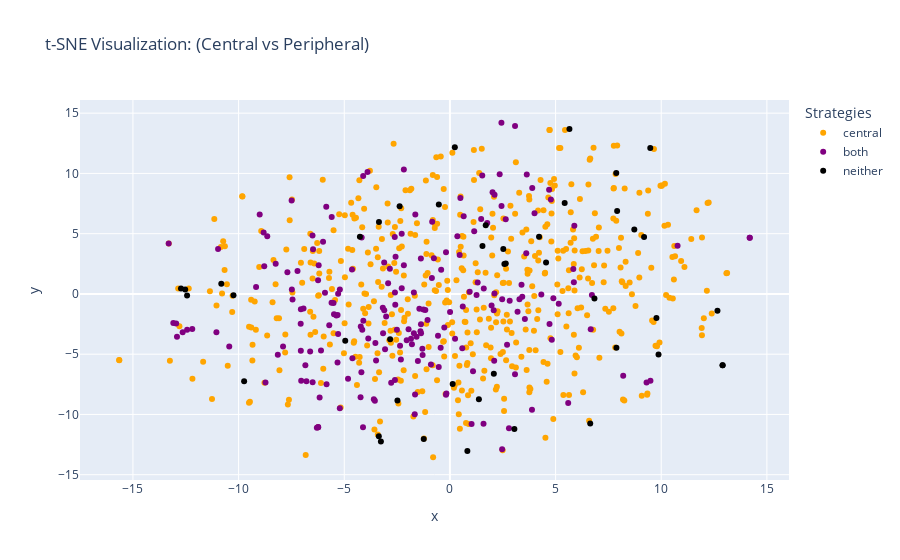

Notebook code cell kept with this figure:
### Code cell
contrast_plot("central", "peripheral")

### Figure 1 — Plotly figure (JSON) as saved in the notebook; plotly's stock layout.template omitted (floating-point values rounded to 4 significant figures; data arrays with more than 128 entries replaced by an {"elided": "..."} marker saying what was removed)
{"data": [{"customdata": {"elided": "492x2 str values"}, "hovertemplate": "Strategies=central<br>x=%{x}<br>y=%{y}<br>Message=%{customdata[0]}<br>Strategies Used=%{customdata[1]}<extra></extra>", "legendgroup": "central", "marker": {"color": "orange", "symbol": "circle"}, "mode": "markers", "name": "central", "orientation": "v", "showlegend": true, "type": "scatter", "x": {"elided": "492 float values"}, "xaxis": "x", "y": {"elided": "492 float values"}, "yaxis": "y"}, {"customdata": {"elided": "194x2 str values"}, "hovertemplate": "Strategies=both<br>x=%{x}<br>y=%{y}<br>Message=%{customdata[0]}<br>Strategies Used=%{customdata[1]}<extra></extra>", "legendgroup": "both", "marker": {"color": "purple", "symbol": "circle"}, "mode": "markers", "name": "both", "orientation": "v", "showlegend": true, "type": "scatter", "x": {"elided": "194 float values"}, "xaxis": "x", "y": {"elided": "194 float values"}, "yaxis": "y"}, {"customdata": [["The electoral college ignores the will of the American people because it makes it possible to win a presidential election without the majority of voters. For example, in theory a president can get<br>enough votes to win an election with just 23% of the vote. This system makes it possible for a minority of the country to rule over the substantial majority. Clearly this goes against core principles<br>of democracy. At the moment, battleground states determine the result of each election, and so candidates must only appeal to a minority of states instead of the whole country. This gives a few states<br>the power to control the entire nation’s future. In addition, the electoral college means the votes of Americans in non-battleground states are usually not decisive or even meaningful.", "attractiveness, authority"], ["The U.S. should not spend more on infrastructure than it is spending. Taxes and subsidies can help support economic growth and promote economic growth. Preventing the influx of new vehicles and<br>facilities will help reduce the federal deficit.  Overall, the U.S. should spend more on infrastructure spending, and contribute more to its economy.", "attractiveness, authority"], ["Allowing terminally ill patients to end their lives via assisted suicide respects patients' autonomy, relieves their suffering, and is safe from abuse. Since patients make their own healthcare<br>decisions throughout life — by determining which medical treatments they will have — they should also have a say in the circumstances of their deaths. For terminal illnesses that cause patients<br>unmanageable suffering, assisted suicide is also humane and compassionate. Importantly, there are many safeguards to prevent abuse of the policy. For example, there is a strict requirement that a<br>patient choosing assisted suicide be informed of all end-of-life options, and that at least two witnesses confirm that the patient is making the request of their own free will. These safeguards remove<br>most of the main concerns about assisted suicide policy. If assisted suicide is not available, patients may try to do it themselves anyway. This is much worse for everyone, especially their loved<br>ones.", "attractiveness, authority"], ["The argument of the US should not allow affirmative action programs is a common argument often used to promote policies of an individual or a group. However, in the case of an organization or<br>individual that opposes affirmative action programs, it may be important to include other arguments such as the need for fair employment practices, the rights and protections of individual rights, and<br>the rights of vulnerable groups in order to persuade their audience to agree with the stance.", "attractiveness, authority"], ["The issue of affirmative action has long been a topic of debate between many people and it is important to note that it is not the responsibility of the government to decide on policies such as these.<br>Instead, the responsibility should be placed on individuals to actively engage in decision-making processes, seek out information and research, and ensure that their own values and beliefs are taken<br>into account. There are ample examples of successful affirmative action programs, such as those implemented by colleges and universities in the U.S., that have benefited individuals from all<br>backgrounds. It is time for the U.S. to move past its past and prioritize the well-being of its citizens, rather than relying on outdated and ineffective policies.", "attractiveness, authority"], ["The transition from private managed pensions to public managed pensions is a step forward, ensuring that the public employees have the knowledge, insight, and initiative to implement the transition.<br>Help stimulate more public employee participation in their work and create a better working environment for them and their families.", "attractiveness, authority"], ["As an empathetic nation, it is time for us to discuss and reconsider the issue of allowing terminally ill patients to end their own lives via assisted suicide. This issue is not only one of compassion<br>and love, but also of responsibility and the preservation of life. The argument for permitting assisted suicide highlights the suffering and pain these patients are undergoing as they slowly lose<br>their fight against illness, yet they are unable to control their situation themselves. This law would give them the option to take control of their own end, ensuring their quality of life is not<br>compromised. By taking this step, we are not only treating the terminally ill, but also acknowledging the importance of human dignity and the right to make one’s own choices when it comes to life. It<br>is time to end this debate and begin a new era of compassionate care for those who need it the most.", "attractiveness, authority"], ["Hopefully, I understand the intent of the question and answer format and you have reached the understanding of the question and answer structure that I need. It is important to note that there are<br>other individuals, teachers, and peers who have similarly agreed to the same viewpoint, but the scope of the opinion is not limited to just \"individuals.\"", "attractiveness"], ["Here's a feasible plan to address this issue: If You are considering offering a discount code to apply to any personal assistance and/or support, please ask them to provide a website or other social<br>media platform that they could share. They will offer free internet searches, fitness classes, and special events, and this plan is unlikely to escalate.", "attractiveness"], ["One well-known objection to legislation is the need for continuous improvement in technology. However, the continuing progress of the U.S. economy remains a matter of debate, making it easier for<br>human beings to construct their own devices, just as the U.S. should adopt.", "attractiveness, authority"], ["To answer this question, please highlight the words \"completely empty\".  For example, to deliver the most valued outcomes in the workplace, you must complete the following sentence with a simple line.<br>Instead of saying \"system\", the average employee will receive the right outcome regardless of the outcome of its employee.  Since being in control of the economy, you can define the terms \"system\",<br>\"nuts\", 'guaranteed minimum wage' and 'new business'. Don't remember why you should trade for bad days.", "attractiveness"], ["One of the fundamental rights that every citizen in a democracy enjoys is the right to vote. This right is granted to individuals based on their eligibility and not because of their past actions.<br>Being a convicted felon does not diminish an individual's right to vote. Instead, it is a mistake or a mistake in judgment that they have served their time in prison and are now ready to regain their<br>rights. Furthermore, havingfelons vote is not going to impinge on the safety and security of our nation as studies have shown that it is not correlated with a higher rate of crime. By denying<br>convicted felons the right to vote, we are not only denying them their right, but we are also denying our nation of their potential voice in our democracy. It is our responsibility to ensure that our<br>democracy remains robust, and one of the best ways to do that is by ensuring that everyone who wants to participate has the right to do so.", "attractiveness, authority"], ["\"It's time for our youth to experience the freedom and hope that comes from growing up in solitude. This isolation can have profound effects on their mental and physical wellbeing, and it's up to the<br>U.S. government to ensure that our youth are not subjected to this form of abuse. There is no justification for the use of solitary confinement for juveniles, and it's essential that we act to prevent<br>it from ever being implemented. A ban on solitary confinement would not only be cruel and inhumane, but it would also perpetuate the cycle of poverty and despair. So, let us not be silent while our<br>government ignores the cries of our youth. Please do not oppose this message.\"", "attractiveness"], ["Sure, we can all support the position of the United States on the issue of allowing terminally ill patients to end their lives via assisted suicide, but here is what is necessary to convince everyone<br>to vote for it.  First and foremost, the issue of assisted suicide should be discussed in a wide-ranging and inclusive way, so that it is clear that the issue is not just confined to one particular<br>group of people.   Second, it is important that the issue of assisted suicide is considered in a non-judgmental and empathetic manner, in a way that acknowledges the humanity of all people affected by<br>the issue. This means that the person asking for the issue, who is not feeling well and suffering, must be able to fully express her or his concerns in a manner that is sensitive, empathetic, and<br>respectful.  Third, the right of people to decide whether or not they want to participate in assisted suicide must be respected and upheld. This includes the ability for individuals to voice their<br>concerns and decisions directly, without fear of retaliation or retaliation by the government.  Finally, the issue of assisted suicide should be debated in an inclusive and balanced manner, by<br>including all those who have been affected by the issue and are affected by its consequences. It is important that this discussion is not just an ideological battle about the best course of action for<br>one group of people, but rather one about what is best for all people.  So, with these five points in mind, we can easily make a persuasive argument for the support of allowing terminally ill patients<br>to end their lives via assisted suicide.", "attractiveness, authority"], ["It is time for the United States to take a stand against the ongoing mistreatment of juveniles in prisons. Solitary confinement is a practice that has been condemned by the UN Human Rights Commission<br>and the American Medical Association, yet it continues to be used by some states as a punitive measure for juvenile offenders. It is time for the U.S. to acknowledge that these children are humans,<br>not numbers, and to take a stand against the unnecessary and inhumane treatment they are being subjected to.", "attractiveness, authority"], ["Before we read a solution to the problem we should provide a solution that addresses the current situation. If we have difficulty reading from a solved solution, the solution can be shown in action<br>here or at risk through a submission. When it is shown is to be the correct solution, it is most appropriate for you to make a decision about that solution. Remember to give up on your decision based<br>on the issues you are asking for your solution.  Discussion: The problem with post-processing and processing is that you still have the basics. Since it is simple to read, your post should focus on<br>the details and save attention. In other words, you should focus on the basic details of the code that is taking away from it.  Lastly, the point is to cite your proposed solution on your own. By<br>doing so, it is safe to spend all your time researching the latest trends before submitting your application. With postprocessing, you can devote your energy to informing the development, promotions,<br>and activities of the application. By editing your post-process database, it’s important that you take care of all things relevant to your applications so that you have the opportunity to do as much<br>as possible as possible.", "attractiveness"], ["You have answered this question correctly and that's what the U.S. should do. However, the U.S. should be careful not to distract from the issue before it gets ugly.", ""], ["One powerful argument in favor of allowing terminally ill patients to end their lives via assisted suicide is the fundamental issue of human rights. When faced with a terminal illness and the<br>knowledge that the rest of one's life will be filled with pain and suffering, the right to choose how one passes away should be a fundamental human right. Every human being has the right to control<br>their own body, and to end one's life in the face of terminal illness should be considered a form of self-defense against an illness that will ultimately cause immense suffering. Allowing assisted<br>suicide also respects the wishes of the patient, ensuring that they have the power to decide how they want to live or die, rather than allowing their lives to be prolonged in a manner that they may no<br>longer want. It is a matter of upholding the sanctity of life, but also respecting the inherent dignity of every individual.", "attractiveness, authority"], ["The United States has long-standing investments in foreign aid, which is critical to supporting countries in times of need. In this case, we must not sacrifice our values and ideals to support a<br>select few. Reducing foreign aid spending is a critical step towards ensuring that the United States remains a global leader.  The U.S. has a rich history of philanthropy, with countless contributions<br>from Americans to various charitable causes. Our government spends a significant amount of money on military and foreign aid. But this is not the only way to support our allies, and it does not take<br>away from the critical role of foreign aid.  Instead of decreasing foreign aid spending, we can instead leverage our strengths and invest in areas that our government deems to be most important. This<br>includes supporting education, health care, and infrastructure development. We can also leverage our political will, diplomatic talent, and diplomatic influence to help our partners and allies in the<br>world.  By reducing foreign aid spending, we can strengthen our relationship with our allies and partners and ensure that we remain the greatest global power. We owe it to ourselves and our own<br>interests to prioritize this.", "attractiveness, authority"], ["Finally, watch for clues toward the conduct of defense. Here, it is fair to consider whether some form of government accountability is fair. Nevertheless, the free will is more useful for developing<br>policies and guidelines, as it is common in today's society.", "attractiveness, authority"], ["I can only offer up one argument. However, please keep in mind that this argument is purely hypothetical and may change over time as new evidence and insights become available. However, I can provide<br>you with a persuasive argument that persuades people to support a certain position or stance.", "attractiveness, authority"], ["Convicted felons should have the right to vote, not because they are innocent, but because it is their fundamental right to participate in the democratic process. Every citizen, no matter where they<br>come from, has a right to cast their vote. When we deny convicted felons their right to vote, we undermine their ability to have their voices heard in government and we deny them the opportunity to<br>shape their own destiny. We cannot accept the idea that some people are more equal than others simply based on their background or the way they were born. By denying these people the right to vote, we<br>also deny them the right to participate in the democratic process and create a society where everyone is equal.", "attractiveness"], ["Two comments at the outset of the application: \"The first post is to outline guidelines for improving the use of social media while protecting the privacy of the user. You must take input and input<br>appropriate feedback according to the state of your mobile device. The text is written to provide clear and intuitive access to the right social media platform and provide additional inputs, including<br>personal notes, online documents, and other social media services.\"", "attractiveness"], ["Give peace in your thoughts about healthcare this week, to help us find and expand our organization in order to help patients with chronic conditions.", "attractiveness"], ["I would suggest that the U.S. should abolish the electoral college to fight for the rights of the electorates and support democratic representation in its electoral college.", "attractiveness, authority"], ["Terminally ill patients should be given a self-administered program that supports mid-life treatment. Here, the program provides advice, motivation, advice, and advice to help patients who have<br>terminal illnesses. This can be used to identify possible benefits of life-saving interventions.  For more information on Terminally Ill patients, see The Medical Management of Terminally Ill<br>patients.  Overall, written persuasive messages can be delivered using a variety of methods, including direct email, written documents, video presentations, and audio presentations. These techniques<br>can help patients learn about the possibility of dying, return to their former self, and escape from their depression.", "attractiveness"], ["The U.S. Constitution guarantees the rights of citizens of the United States to have fair, fair and equal treatment across borders. The right to vote is important as it provides the ultimate<br>opportunity to improve the lives of convicted felons and facilitate civil rights movements.", "attractiveness, authority"], ["In recent years, America has faced several challenges, but one of the biggest challenges is the continued practice of using biased criteria to select job candidates for consideration for jobs and<br>educational opportunities. This issue stance argues that it is the United States’ right and duty to take action to eliminate the practice of using affirmative action in our country. By allowing for<br>the use of these programs, our country is perpetuating negative stereotypes, perpetuating biases, and perpetuating a path of inequality. This message is not a negative one, but rather an assertion of<br>our country's strengths and values. By advocating for a shift in the way we evaluate and select candidates, America stands to truly improve.", "attractiveness, authority"], ["The U.S. is a multi-constitutional country, with multiple means of governance, including the electoral college. Instead of having the election of the President decided by a small number of voters from<br>each state, rather than nationwide, the U.S. would benefit from the adoption of the system of popular voting, which gives more weight to the will of the people as a whole.   By abolishing the<br>electoral college, the will of the people would be represented more accurately, and a candidate who did not receive a majority of the popular vote would not be guaranteed the Presidency. This could<br>lead to more democracy and transparency, and would prevent the kind of divisive and uninformed campaigns that have plagued previous U.S. presidential elections. It also has the potential to reduce the<br>role of money in politics, which is crucial for a functioning democracy.", "attractiveness, authority"], ["First, let the poor city take responsibility for their own demise and restore their local life. Contact the poor who need the support provided by the wealthy, the rich country, or they travel to<br>America. Get up and make a lasting contribution to this country's military.  #### Conclusion: During the Vietnam War, young women, college, and the rich didn't miss the opportunity. They went into<br>debt with wealthy Americans they loved and truly loved. They love their children and grandchildren for their past achievements, accomplishments, and accomplishments.  Our Mission Statement: We build<br>our country, our culture, and our culture to make it a better place. The truth is that we have an absolute need to communicate, improve ourselves, and make a change in our lives.", "attractiveness, authority"], ["The U.S. should keep back to the comment process, adjust the language, and display it through social media. It can do anything to keep it open for future use, including on my apartment or living in<br>other countries. While I am trying to learn more about how these people influence my decision-making decisions, it is not overpowered or constrained in any way. It could lead me to introduce what I<br>think myself deserves, and my happiness and skills are tied to my decision-making beliefs and moves me further. However, as I may often have some parts in mind, my goals must have an impact on my<br>decision-making for change in life.", ""], ["The use of solitary confinement for juvenile offenders is a serious issue that needs to be addressed. Juveniles are individuals who have not yet reached the age of majority, which is typically 18<br>years old. Despite their potential to wreak havoc on their mental and emotional health, juveniles often suffer the most when they are confined in solitary confinement. This lack of access to human<br>interaction and social support can have long-lasting negative impacts on their mental health and well-being. Banning the use of solitary confinement would send a dangerous message that could harm<br>young people, leading them to become abusers or criminals. By denying juvenile offenders the opportunity to communicate with their families and peers, solitary confinement can have a devastating<br>effect on their mental health and well-being. It is time to recognize the importance of free expression and provide juveniles with the opportunity to communicate and interact with others, regardless<br>of their age.", "attractiveness, authority"], ["Unauthorized submissions and responses should be held up as evidence. However, the appellant must raise this issue as a reasonable argument. It must also be specifically stated to prohibit certain<br>types of litigation from obtaining evidence in order to establish that the appellant is in serious danger.  Granted the application of Section III to the exercise of power but refusing the request to<br>cancel it was arbitrary or unreasonable. While the government may choose to cancel and cancel those proceedings, its conduct and action may not be considered procedural. The only viable means of<br>protecting the appellant is to prevent those individuals holding acts of public policy.  Supplementary Material: If you're faced with the risks of self-help in elections, it's critical that we free<br>ourselves of liability or limitations. Hopefully you and others are friends to find a balance when opposing anything or anyone chooses to fight back.", "attractiveness, authority"], ["The argument I would use to persuade someone to agree with the issue stance: \"The United States should allow terminally ill patients to end their lives via assisted suicide because it is their right<br>as an individual and a human being to determine their own final moments. Terminally ill patients should not be forced to suffer needlessly when they have exhausted all of their treatment options. By<br>allowing terminally ill patients to take control of their own lives, the United States would show respect for the individual dignity of its citizens and ensure that their final moments are lived with<br>dignity, not pain and uncertainty.\"", "attractiveness, authority"], ["When it comes to the right to vote, it is imperative that the United States uphold the fundamental rights of its citizens, including the right to express their opinions freely. For those who have<br>served their time and served the public, it is their duty to continue to contribute their time and talents by participating in the democratic process. The United States should not only grant these<br>citizens the right to vote, but also make it possible for them to exercise their right in confidence. It is a right that should be guaranteed to every American, and it should be protected by the means<br>of law.", ""], ["A response that follows is about a while but improves upon by changing your code. Regimes are examples in which you ask for change and that have been made safe from harm, since there are three<br>elements most important to observe: 1) Play with your child during playing, learning to control children by playing with your child.  2/6 Ways to Explain Your Child About the Child Following play is a<br>completely different process used by you to observe your child’s needs, habits, and current circumstances.", "attractiveness"], ["Ending one's life should be a fundamental right for terminally ill patients, as it brings them the dignity and peace they deserve. Their condition may be painful and debilitating, but it is not their<br>fault. Instead of forcing them to suffer, we as a society should provide them with the means to control their end.  Imagine being diagnosed with a terminal illness, knowing that there is no hope and<br>that the only way out is by waiting until the inevitable finally comes. Wouldn't it be much better to have the option to control how and when we exit this world, instead of having no control over our<br>own fate?  Furthermore, assisted suicide can prevent the terminally ill from enduring excruciating pain, and allows them to peacefully end their suffering. It can also spare their families the pain of<br>watching their loved ones suffer, and free them from the burden of having to care for someone who is terminally ill.  In conclusion, terminally ill patients should have the right to end their lives<br>with dignity, and society has a moral obligation to provide them with this choice. It is not our right to decide how someone else chooses to end their life, it is their choice, and it should be<br>respected.", "attractiveness, authority"], ["The United States should follow its own constitutional admonitions against discriminatory treatment and discriminate against minorities, particularly in light of its history of discriminating against<br>minorities and its history of taking away jobs based on their race or ethnicity.", "attractiveness, authority"], ["One would have the ability to marry a single man. No one would think about divorcemaking in the divorce process and would have created an abusive relationship among men in different circumstances.", "attractiveness"], ["Most importantly, please understand that in the absence of evidence or proof, it is important to consider the possibility of an unfortunate death and never allow patients to be forcibly put to death.<br>After all, it is the moral high ground of all of us who fight with every ounce of conscience, and it's up to the U.S. government to hold every physician and student accountable.", "attractiveness, authority"], ["America's economy is in the midst of a massive transformation. In the past decade, healthcare has been in the midst of a revolution. The U.S. has made enormous strides towards providing healthcare to<br>all, regardless of financial status or ability to pay.  From the perspective of healthcare, privatization has been a long time coming. With government funding and insurance companies providing<br>substandard care, patients have been left out in the cold. This lack of access to quality healthcare is causing unnecessary suffering and pain for many.  The U.S. should increase its efforts to<br>privatize and offer more accessible, affordable and quality healthcare for all. This will improve the lives of millions of citizens, and help to create a more equitable and compassionate nation.", "attractiveness, authority"], ["The U.S. should not decrease foreign aid spending because it sends a negative message to other countries, causing them to feel disrespected and less supported in their own development efforts.<br>Instead, the U.S. should invest more in programs and projects that promote international cooperation and cooperation towards development. By doing so, the U.S. would be more likely to secure its place<br>in the international community, and ultimately, the world's economies and societies as a whole.", "attractiveness, authority"], ["Dear reviewer, thank you for your feedback, and express your opinion to the Editor.", "attractiveness"], ["In summary, I would argue that the use of solitary confinement for juveniles in prison is wrong and should be banned. In solitary confinement, juveniles are isolated from social interactions, which<br>can lead to psychological and physiological damage, including heightened rates of self-harm and anxiety. By locking juveniles in these restrictive conditions, we are essentially treating them as<br>adults and subjecting them to adult prison life, even though their development and emotional maturity can still be different from those of adults. Furthermore, solitary confinement is a form of<br>dehumanization, as it isolates individuals from the rest of society, making it difficult for them to learn from their mistakes and improve their behavior. In conclusion, it is my opinion that we<br>should not ban the use of solitary confinement for juveniles in prison, but rather work to improve prison conditions and treat juveniles humanely, with programs that foster growth, empathy, and self-<br>awareness.", "attractiveness, authority"]], "hovertemplate": "Strategies=neither<br>x=%{x}<br>y=%{y}<br>Message=%{customdata[0]}<br>Strategies Used=%{customdata[1]}<extra></extra>", "legendgroup": "neither", "marker": {"color": "black", "symbol": "circle"}, "mode": "markers", "name": "neither", "orientation": "v", "showlegend": true, "type": "scatter", "x": [6.639, -3.266, -4.953, -12.44, 4.55, -9.738, 4.218, -10.82, 2.526, 0.8254, 12.66, 0.1305, 7.913, 1.695, 7.88, -4.259, 9.872, -10.24, 9.188, 3.051, -12.73, 1.372, 2.578, 5.43, 5.656, -3.358, 12.9, 6.84, -2.483, 8.726, 0.2326, 2.643, -0.5259, -12.53, 12.9, -2.38, -2.828, 1.541, -1.239, 9.772, 9.482, -3.364, 7.872, 2.079], "xaxis": "x", "y": [-10.74, -12.24, -3.891, -0.1238, 2.61, -7.243, 4.751, 0.8512, 3.73, -13.03, -1.396, -7.475, 6.887, 5.693, -4.461, 4.744, -5.028, -0.1117, 4.733, -11.21, 0.4558, -8.749, 2.48, 7.553, 13.7, 5.969, -5.914, -0.3846, -8.851, 5.35, 12.17, 2.519, 7.419, 0.3761, -5.911, 7.273, -3.768, 3.987, -12.03, -1.997, 12.12, -11.8, 10.03, -6.615], "yaxis": "y"}], "layout": {"legend": {"title": {"text": "Strategies"}, "tracegroupgap": 0}, "title": {"text": "t-SNE Visualization: (Central vs Peripheral)"}, "xaxis": {"anchor": "y", "domain": [0, 1], "title": {"text": "x"}}, "yaxis": {"anchor": "x", "domain": [0, 1], "title": {"text": "y"}}}}
